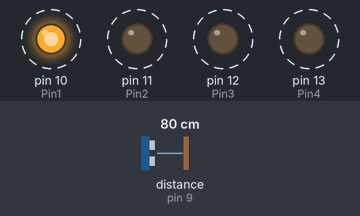
Bench run of a sketch on a simulated Arduino Uno, built with avr-gcc and run on an emulated ATmega328P. Shown: output pins drawn as LEDs (lit = HIGH). Wiring (inferred from the names in the program): ultrasonic range finder: trigger pin 8; echo pin 9. Dashed ring = blinking. Inputs (shaded band) come from the test bench; at power-on: distance to the obstacle (sensor on pin 9) 80 cm. The echo pulse lasts 58.3 µs per cm; pins used as bus, display or sensor lines are not drawn; what the sketch prints to the serial monitor is not drawn.

Above: at 1.2 s.
1.3 s: distance to the obstacle (sensor on pin 9) set to 2 cm
4.3 s: distance to the obstacle (sensor on pin 9) set to 120 cm
Timing chart, 0 to 13.3 s (numbered marks = the images above; inputs shaded):
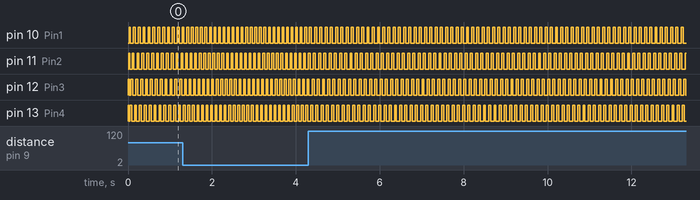

The sketch:

Stepper_180_Ultrasound.ino
```cpp
int Pin1 = 10;
int Pin2 = 11;
int Pin3 = 12;
int Pin4 = 13;
int _step = 0;

// defines pins numbers
const int trigPin = 8;
const int echoPin = 9;
// defines variables
long duration;
int distance;

boolean dir = true;// false=clockwise, true=counter clockwise
int count=0;

void setup()
{
 pinMode(Pin1, OUTPUT);
 pinMode(Pin2, OUTPUT);
 pinMode(Pin3, OUTPUT);
 pinMode(Pin4, OUTPUT);
 pinMode(trigPin, OUTPUT); // Sets the trigPin as an Output
 pinMode(echoPin, INPUT); // Sets the echoPin as an Input
 Serial.begin(9600); // Starts the serial communication
}
void update_distance(){
  // Clears the trigPin
 digitalWrite(trigPin, LOW);
 delayMicroseconds(2);
 // Sets the trigPin on HIGH state for 10 micro seconds
 digitalWrite(trigPin, HIGH);
 delayMicroseconds(10);
 digitalWrite(trigPin, LOW);
 // Reads the echoPin, returns the sound wave travel time in microseconds
 duration = pulseIn(echoPin, HIGH);
 // Calculating the distance
 distance= duration*0.034/2;
 // Prints the distance on the Serial Monitor
 Serial.print("Distance: ");
 Serial.println(distance);
 return 0;
}
 void loop()
{
 switch(_step){
   case 0:
     digitalWrite(Pin1, LOW);
     digitalWrite(Pin2, LOW);
     digitalWrite(Pin3, LOW);
     digitalWrite(Pin4, HIGH);
   break;
   case 1:
     digitalWrite(Pin1, LOW);
     digitalWrite(Pin2, LOW);
     digitalWrite(Pin3, HIGH);
     digitalWrite(Pin4, HIGH);
   break;
   case 2:
     digitalWrite(Pin1, LOW);
     digitalWrite(Pin2, LOW);
     digitalWrite(Pin3, HIGH);
     digitalWrite(Pin4, LOW);
   break;
   case 3:
     digitalWrite(Pin1, LOW);
     digitalWrite(Pin2, HIGH);
     digitalWrite(Pin3, HIGH);
     digitalWrite(Pin4, LOW);
   break;
   case 4:
     digitalWrite(Pin1, LOW);
     digitalWrite(Pin2, HIGH);
     digitalWrite(Pin3, LOW);
     digitalWrite(Pin4, LOW);
   break;
   case 5:
     digitalWrite(Pin1, HIGH);
     digitalWrite(Pin2, HIGH);
     digitalWrite(Pin3, LOW);
     digitalWrite(Pin4, LOW);
   break;
     case 6:
     digitalWrite(Pin1, HIGH);
     digitalWrite(Pin2, LOW);
     digitalWrite(Pin3, LOW);
     digitalWrite(Pin4, LOW);
   break;
   case 7:
     digitalWrite(Pin1, HIGH);
     digitalWrite(Pin2, LOW);
     digitalWrite(Pin3, LOW);
     digitalWrite(Pin4, HIGH);
   break;
   default:
     digitalWrite(Pin1, LOW);
     digitalWrite(Pin2, LOW);
     digitalWrite(Pin3, LOW);
     digitalWrite(Pin4, LOW);
   break;
 }
 if(dir){
   _step++;
   count++;
   update_distance();
 }else{
   _step--;
   count++;
   update_distance();
 }
 if(_step>7){
   _step=0;
 }
 if(_step<0){
   _step=7;
 }
 if(count == 2400){
  dir = not dir;
  count = 0;
 }
 delay(1);
}
```

radar.ino
```cpp
// HERE GOES THE FINAL BUILD'S CODE (WHEN THERE IS ONE...)
```

Measured:
- by itself, pin 10 (Pin1), pin 11 (Pin2), pin 12 (Pin3), pin 13 (Pin4): alternates HIGH for 0.05 s and LOW for 0.08 s
